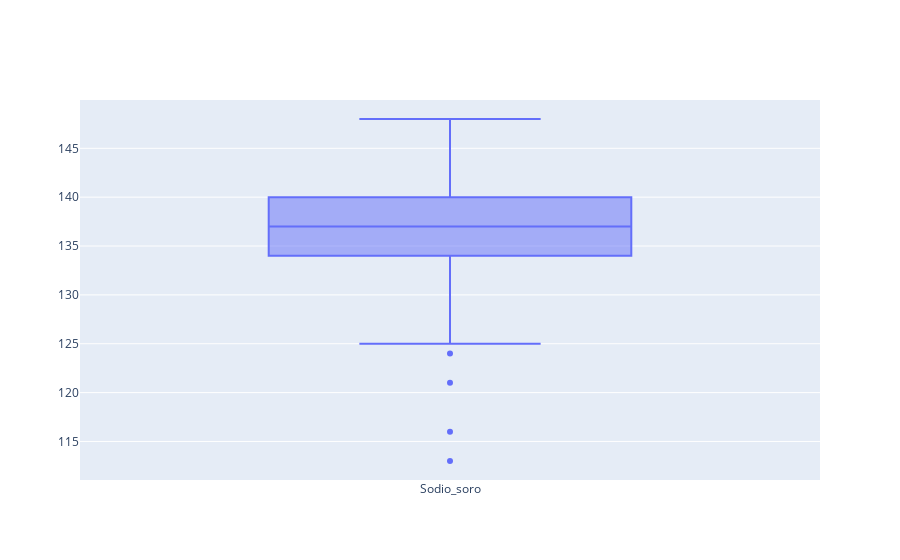

The code cell stored with this chart in its notebook:
### Code cell
trace4 = go.Box(y=df["Sodio_soro"],name="Sodio_soro")

data = [trace4]
iplot(data)

### Figure 1 — Plotly figure (JSON) as saved in the notebook; plotly's stock layout.template omitted (floating-point values rounded to 4 significant figures; data arrays with more than 128 entries replaced by an {"elided": "..."} marker saying what was removed)
{"data": [{"name": "Sodio_soro", "type": "box", "y": {"elided": "299 int values"}}], "layout": {}}
